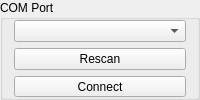
         <widget class="QGroupBox" name="gbComPort">
          <property name="sizePolicy">
           <sizepolicy hsizetype="Preferred" vsizetype="Fixed">
            <horstretch>0</horstretch>
            <verstretch>0</verstretch>
           </sizepolicy>
          </property>
          <property name="minimumSize">
           <size>
            <width>0</width>
            <height>100</height>
           </size>
          </property>
          <property name="maximumSize">
           <size>
            <width>16777215</width>
            <height>100</height>
           </size>
          </property>
          <property name="title">
           <string>COM Port</string>
          </property>
          <layout class="QVBoxLayout" name="verticalLayout_5">
           <property name="spacing">
            <number>6</number>
           </property>
           <property name="topMargin">
            <number>0</number>
           </property>
           <property name="bottomMargin">
            <number>0</number>
           </property>
           <item>
            <widget class="QComboBox" name="comboBox">
             <property name="minimumSize">
              <size>
               <width>130</width>
               <height>0</height>
              </size>
             </property>
             <property name="maximumSize">
              <size>
               <width>16777215</width>
               <height>25</height>
              </size>
             </property>
             <property name="insertPolicy">
              <enum>QComboBox::InsertAlphabetically</enum>
             </property>
            </widget>
           </item>
           <item>
            <widget class="QPushButton" name="pbRescan">
             <property name="maximumSize">
              <size>
               <width>16777215</width>
               <height>25</height>
              </size>
             </property>
             <property name="text">
              <string>Rescan</string>
             </property>
            </widget>
           </item>
           <item>
            <widget class="QPushButton" name="pbConDiscon">
             <property name="minimumSize">
              <size>
               <width>0</width>
               <height>0</height>
              </size>
             </property>
             <property name="maximumSize">
              <size>
               <width>16777215</width>
               <height>25</height>
              </size>
             </property>
             <property name="text">
              <string>Connect</string>
             </property>
            </widget>
           </item>
          </layout>
         </widget>
